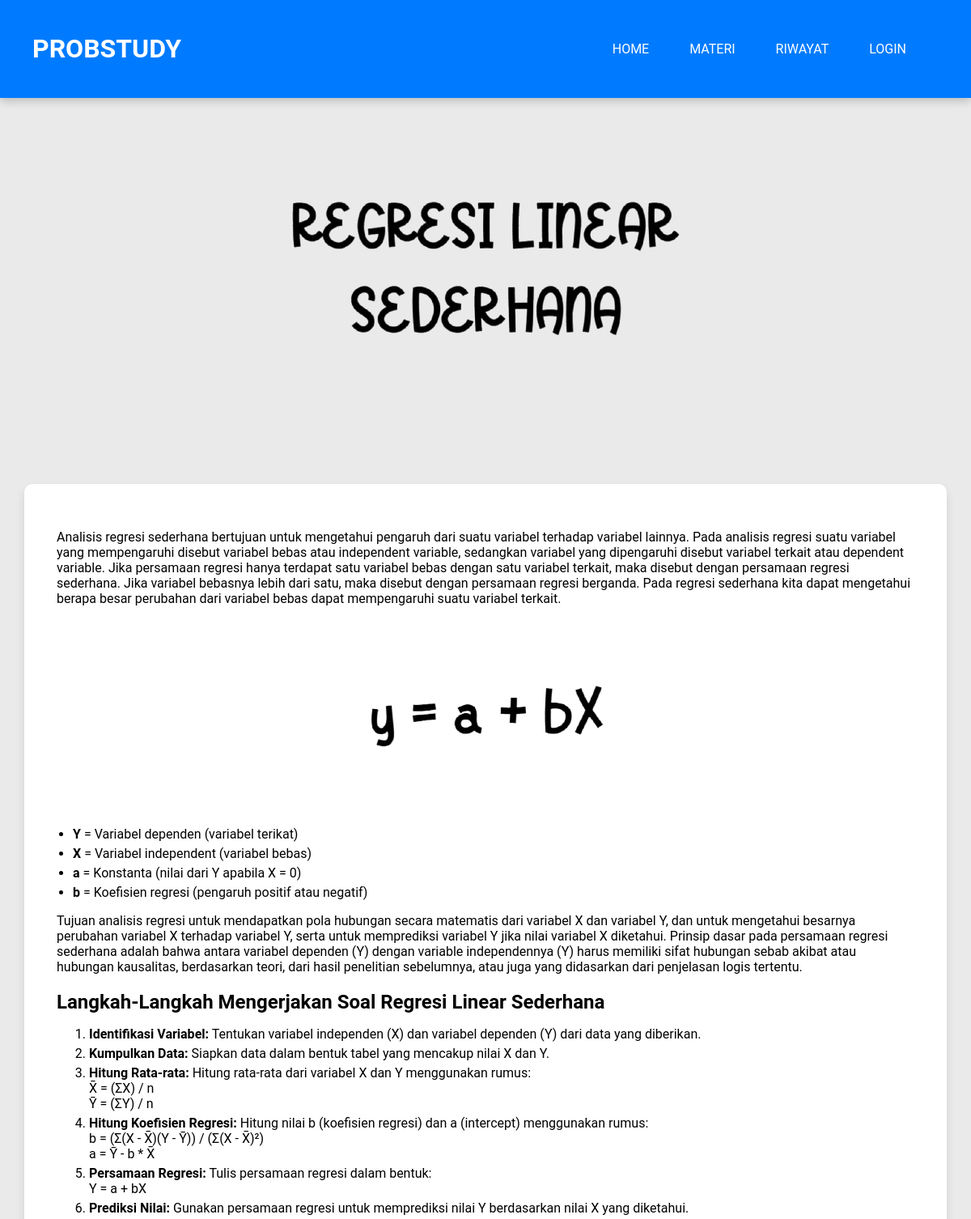
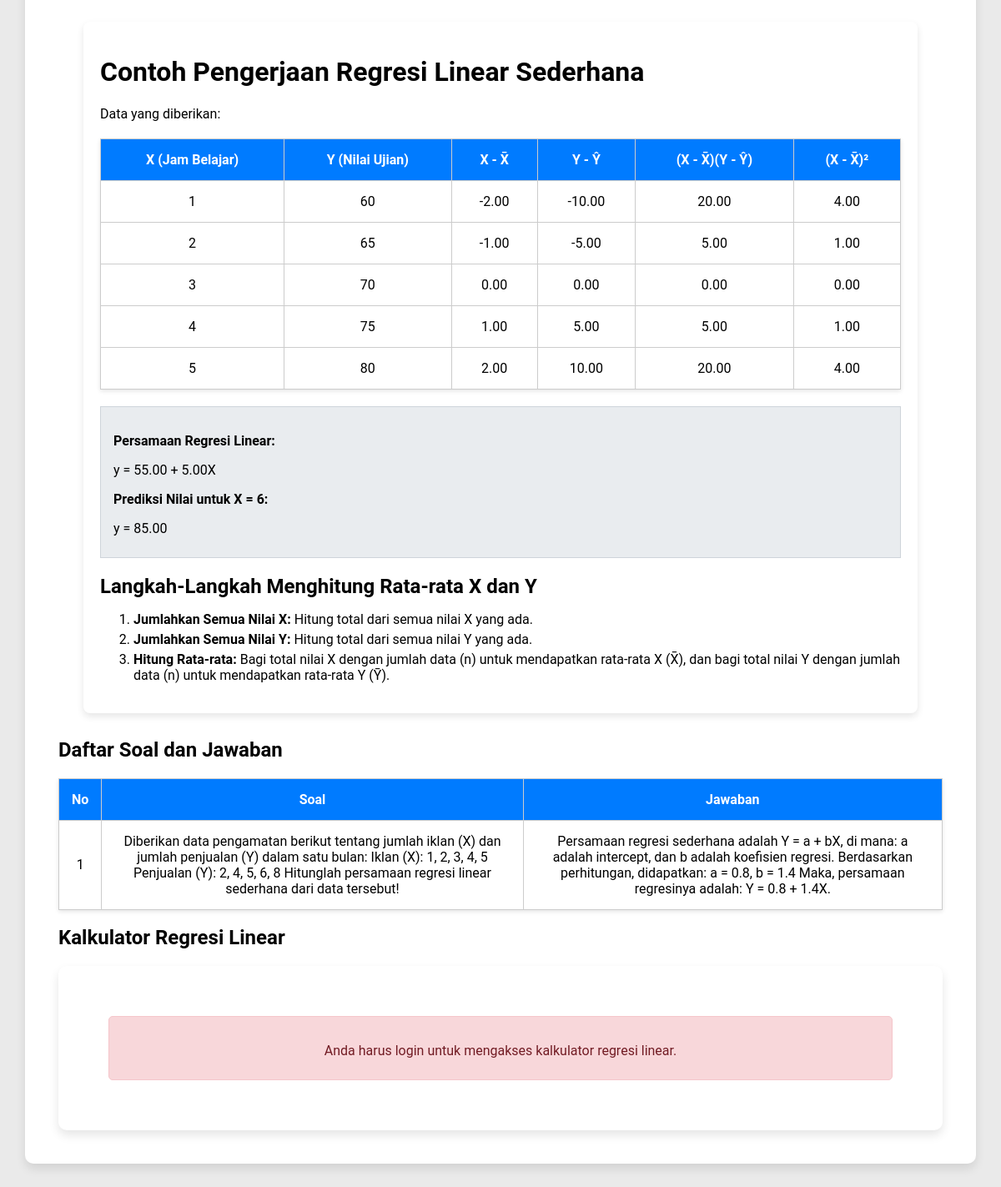
Page /regresi.php on the committed database (2 pictures, top to bottom).
### tables this page shows
CREATE TABLE `soal_regresi` (
  `id_soal` varchar(5) NOT NULL,
  `soal` longtext NOT NULL,
  `jawaban` longtext NOT NULL
);

### regresi.php (the view, shortened to what this page needs)
<?php
include ("connect.php");
?>
<!DOCTYPE html>
<html lang="id">
<head>
</head>
<body>
<div class="header">
    <h1>PROBSTUDY</h1>
    <nav>
        <a href="home1.php">HOME</a>
        <div class="dropdown">
            <a class="dropbtn">MATERI</a>
        </div>
        <a href="riwayat.php">RIWAYAT</a>
        <?php if (isset($_SESSION['username'])): ?>
            <a href="logout.php">LOGOUT</a>
        <?php else: ?>
            <a href="login.php">LOGIN</a>
        <?php endif; ?>
    </nav>
</div>
<div class="photo_materi">
    <img src="assets/regresi.png" alt="Regresi Linear Sederhana">
</div>
<div class="materi">
    <p>Analisis regresi sederhana bertujuan untuk mengetahui pengaruh dari suatu variabel terhadap variabel lainnya.
    Pada analisis regresi suatu variabel yang mempengaruhi disebut variabel bebas atau independent variable, sedangkan variabel yang dipengaruhi disebut variabel terkait atau dependent variable.
    Jika persamaan regresi hanya terdapat satu variabel bebas dengan satu variabel terkait, maka disebut dengan persamaan regresi sederhana.
    Jika variabel bebasnya lebih dari satu, maka disebut dengan persamaan regresi berganda.
    Pada regresi sederhana kita dapat mengetahui berapa besar perubahan dari variabel bebas dapat mempengaruhi suatu variabel terkait.</p>
    <div style="text-align: center;">
        <img src="assets/rumus_regresi.png" alt="Rumus Regresi Linier Sederhana">
    </div>
    <ul>
        <li><strong>Y</strong> = Variabel dependen (variabel terikat)</li>
        <li><strong>X</strong> = Variabel independent (variabel bebas)</li>
        <li><strong>a</strong> = Konstanta (nilai dari Y apabila X = 0)</li>
        <li><strong>b</strong> = Koefisien regresi (pengaruh positif atau negatif)</li>
    </ul>
    <p> Tujuan analisis regresi untuk mendapatkan pola hubungan secara matematis dari variabel X dan variabel Y, dan untuk mengetahui besarnya perubahan variabel X terhadap variabel Y, serta untuk memprediksi variabel Y jika nilai variabel X diketahui.
        Prinsip dasar pada persamaan regresi sederhana adalah bahwa antara variabel dependen (Y) dengan variable independennya (Y) harus memiliki sifat hubungan sebab akibat atau hubungan kausalitas, berdasarkan teori, dari hasil penelitian sebelumnya, atau juga yang didasarkan dari penjelasan logis tertentu.
    </p>
    <h2>Langkah-Langkah Mengerjakan Soal Regresi Linear Sederhana</h2>
    <ol>
        <li><strong>Identifikasi Variabel:</strong> Tentukan variabel independen (X) dan variabel dependen (Y) dari data yang diberikan.</li>
        <li><strong>Kumpulkan Data:</strong> Siapkan data dalam bentuk tabel yang mencakup nilai X dan Y.</li>
        <li><strong>Hitung Rata-rata:</strong> Hitung rata-rata dari variabel X dan Y menggunakan rumus:
            <br> X̄ = (ΣX) / n
            <br> Ȳ = (ΣY) / n
        </li>
        <li><strong>Hitung Koefisien Regresi:</strong> Hitung nilai b (koefisien regresi) dan a (intercept) menggunakan rumus:
            <br> b = (Σ(X - X̄)(Y - Ȳ)) / (Σ(X - X̄)²)
            <br> a = Ȳ - b * X̄
        </li>
        <li><strong>Persamaan Regresi:</strong> Tulis persamaan regresi dalam bentuk:
            <br> Y = a + bX
        </li>
        <li><strong>Prediksi Nilai:</strong> Gunakan persamaan regresi untuk memprediksi nilai Y berdasarkan nilai X yang diketahui.</li>
    </ol>
    <div id="penjelasan_metode">
        <h1>Contoh Pengerjaan Regresi Linear Sederhana</h1>
        <p>Data yang diberikan:</p>
        <table>
            <thead>
                <tr>
                    <th>X (Jam Belajar)</th>
                    <th>Y (Nilai Ujian)</th>
                    <th>X - X̄</th>
                    <th>Y - Ŷ</th>
                    <th>(X - X̄)(Y - Ŷ)</th>
                    <th>(X - X̄)²</th>
                </tr>
            </thead>
            <tbody id="data-table">
            </tbody>
        </table>
        <div class="result">
            <p><strong>Persamaan Regresi Linear:</strong></p>
            <p><span id="equation"></span></p>
            <p><strong>Prediksi Nilai untuk X = 6:</strong></p>
            <p><span id="prediction"></span></p>
        </div>
        <h2>Langkah-Langkah Menghitung Rata-rata X dan Y</h2>
        <ol>
            <li><strong>Jumlahkan Semua Nilai X:</strong> Hitung total dari semua nilai X yang ada.</li>
            <li><strong>Jumlahkan Semua Nilai Y:</strong> Hitung total dari semua nilai Y yang ada.</li>
            <li><strong>Hitung Rata-rata:</strong> Bagi total nilai X dengan jumlah data (n) untuk mendapatkan rata-rata X (X̄), dan bagi total nilai Y dengan jumlah data (n) untuk mendapatkan rata-rata Y (Ȳ).</li>
        </ol>
    </div>
    <h2>Daftar Soal dan Jawaban</h2>
    <?php
    $query = "SELECT * FROM soal_regresi";
    $result = mysqli_query($connect, $query);
    if (mysqli_num_rows($result) > 0) {
        echo "<table border='1' cellspacing='0' cellpadding='10'>";
        echo "<tr>
                <th>No</th>
                <th>Soal</th>
                <th>Jawaban</th>
              </tr>";
        $no = 1;
        while ($row = mysqli_fetch_assoc($result)) {
            echo "<tr>";
            echo "<td>" . $no++ . "</td>";
            echo "<td>" . htmlspecialchars($row['soal']) . "</td>";
            echo "<td>" . htmlspecialchars($row['jawaban']) . "</td>";
            echo "</tr>";
        }
        echo "</table>";
    } else {
        echo "<p>Tidak ada data soal yang tersedia.</p>";
    }
    ?>
    <h2>Kalkulator Regresi Linear</h2>
    <div class="kalkulator-regresi">
        <?php if (isset($_SESSION['username'])): ?>
            <label for="dataCount">Jumlah Data:</label>
            <input type="number" id="dataCount" min="2" value="2">
            <button id="generateInputs">Buat Input Data</button>
            <div id="dataInputs" class="data-inputs"></div>
            <div>
                <label for="predictedX">Nilai X yang diminta:</label>
                <input type="number" id="predictedX">
            </div>
            <button id="calculateRegression">Hitung Regresi</button>
            <div id="equationResult">
                <canvas id="regressionChart" width="700" height="400"></canvas>
                <div id="predictionResult">
                <form id="saveResultForm" method="POST" action="simpan_regresi.php">
                <input type="hidden" id="regressionEquation" name="regressionEquation">
                <input type="hidden" id="predictedValue" name="predictedValue">
                <input type="hidden" id="regressionChartImage" name="regressionChartImage">
                <button type="button" id="saveResultButton">Simpan Hasil</button>
                </form>
                 <script src="https://cdn.jsdelivr.net/npm/chart.js"></script>
                <script>
                document.getElementById('generateInputs').addEventListener('click', function() {
                    const count = document.getElementById('dataCount').value;
                    const dataInputs = document.getElementById('dataInputs');
                    dataInputs.innerHTML = '';
                    for (let i = 0; i < count; i++) {
                        dataInputs.innerHTML += `
                            <div>
                                <label for="x${i}">X${i + 1}:</label>
                                <input type="number" id="x${i}">
                                <label for="y${i}">Y${i + 1}:</label>
                                <input type="number" id="y${i}">
                            </div>
                        `;
                    }
                });
                document.getElementById('calculateRegression').addEventListener('click', function() {
                    const count = document.getElementById('dataCount').value;
                    const data = [];
                    for (let i = 0; i < count; i++) {
                        const x = parseFloat(document.getElementById(`x${i}`).value);
                        const y = parseFloat(document.getElementById(`y${i}`).value);
                        data.push({X: x, Y: y});
                    }
                    // Menghitung rata-rata X dan Y
                    const averageX = data.reduce((sum, item) => sum + item.X, 0) / data.length;
                    const averageY = data.reduce((sum, item) => sum + item.Y, 0) / data.length;
                    // Menghitung b dan a
                    let numerator = 0, denominator = 0;
                    data.forEach(item => {
                        const diffX = item.X - averageX;
                        const diffY = item.Y - averageY;
                        numerator += diffX * diffY;
                        denominator += diffX * diffX;
                    });
                    const b = numerator / denominator;
                    const a = averageY - b * averageX;
                    // Menampilkan grafik regresi di canvas
                    const canvas = document.getElementById('regressionChart');
                    const ctx = canvas.getContext('2d');
                    // Ambil nilai predictedX dari input
                    const predictedX = parseFloat(document.getElementById('predictedX').value) || 0;
                    const labels = Array.from({ length: predictedX + 1 }, (_, i) => i); // Membuat label dari 0 hingga predictedX
                    const predictedY = labels.map(x => a + b * x); // Menghitung nilai Y untuk setiap X
                    const chart = new Chart(ctx, {
                        type: 'line',
                        data: {
                            labels: labels,
                            datasets: [
                                {
                                    label: 'Data Asli',
                                    data: data.map(item => item.Y),
                                    borderColor: 'blue',
                                    borderWidth: 5,
                                    fill: false,
                                },
                                {
                                    label: 'Regresi Linear',
                                    data: predictedY,
                                    borderColor: 'red',
                                    borderWidth: 5,
                                    fill: false,
                                }
                            ]
                        },
                        options: {
                            responsive: true,
                            maintainAspectRatio: false,
                            scales: {
                                y: {
                                    beginAtZero: true
                                }
                            }
                        }
                    });
                    // Set the size of the chart
                    const chartContainer = document.getElementById('regressionChart').parentNode;
                    chartContainer.style.width = '80%'; // Set desired width
                    chartContainer.style.height = '400px'; // Set desired height
                    // Ensure the chart is fully rendered before capturing
                    chart.update(); // Ensure the chart is updated
                    // Use a timeout to ensure the chart is rendered before capturing
                    setTimeout(() => {
                        // Capture the chart as an image
                        const imageData = chart.toBase64Image('image/jpeg'); // Specify JPEG format
                        console.log(imageData); // Log the image data for debugging
                        // Store image data in a hidden input
                        document.getElementById('regressionChartImage').value = imageData;
                        // Kumpulkan nilai X dan Y untuk disimpan
                        const xValues = data.map(item => item.X).join(',');
                        const yValues = data.map(item => item.Y).join(',');
                        // Tambahkan nilai ke input tersembunyi
                        const saveResultForm = document.getElementById('saveResultForm');
                        // Create hidden input for x_values
                        const xInput = document.createElement('input');
                        xInput.type = 'hidden';
                        xInput.name = 'x_values';
                        xInput.value = xValues;
                        saveResultForm.appendChild(xInput);
                        // Create hidden input for y_values
                        const yInput = document.createElement('input');
                        yInput.type = 'hidden';
                        yInput.name = 'y_values';
                        yInput.value = yValues;
                        saveResultForm.appendChild(yInput);
                        // Do not submit the form here
                    }, 100); // Adjust the timeout as necessary
                });
                // Add event listener for the "Simpan Hasil" button
                document.getElementById('saveResultButton').addEventListener('click', function() {
                    // Submit the form when the "Simpan Hasil" button is clicked
                    document.getElementById('saveResultForm').submit();
                });
            </script>
        <?php else: ?>
            <div class="login-message" style="text-align: center; margin: 20px; padding: 15px; background-color: #f8d7da; color: #721c24; border: 1px solid #f5c6cb; border-radius: 5px;">
    <p>Anda harus login untuk mengakses kalkulator regresi linear.</p>
</div>
        <?php endif; ?>
    </div>
</div>
</body>
</html>

### regresi.php (style rules this page uses)
body { font-family: 'Roboto', sans-serif; margin: 0; padding: 0; background-color: #eaeaea; }
.header { display: flex; justify-content: space-between; background-color: #007bff; color: white; padding: 20px 40px; box-shadow: 0 4px 10px rgba(0, 0, 0, 0.2); }
.header nav { display: flex; gap: 10px; justify-content: space-around; padding: 10px 20px; align-items: center; }
.header a { color: white; text-decoration: none; padding: 12px 20px; border-radius: 5px; transition: background-color 0.3s, transform 0.2s; }
.dropdown { position: relative; display: inline-block; }
.photo_materi { display: flex; justify-content: center; }
.materi { padding: 40px; background-color: #ffffff; border-radius: 10px; margin: 30px; box-shadow: 0 6px 12px rgba(0, 0, 0, 0.1); }
.materi h2 { font-size: 24px; margin-bottom: 10px; }
.materi p { font-size: 16px; margin-bottom: 10px; }
.materi ul { list-style-type: disc; padding-left: 20px; margin-bottom: 10px; }
.materi li { font-size: 16px; margin-bottom: 5px; }
#penjelasan_metode { background-color: #fff; border-radius: 8px; padding: 20px; margin: 30px; box-shadow: 0 4px 8px rgba(0, 0, 0, 0.1); }
table { width: 100%; margin-top: 20px; border-collapse: collapse; box-shadow: 0 2px 5px rgba(0, 0, 0, 0.1); }
table, th, td { border: 1px solid #ccc; }
th, td { padding: 15px; text-align: center; }
th { background-color: #007bff; color: white; }
.result { margin-top: 20px; padding: 15px; background-color: #e9ecef; border: 1px solid #ced4da; }
.kalkulator-regresi { margin-top: 20px; padding: 40px; background-color: #ffffff; border-radius: 10px; box-shadow: 0 6px 12px rgba(0, 0, 0, 0.1); }

### rows in the picture
soal_regresi: soal "Diberikan data pengamatan berikut tentang jumlah iklan (X) dan jumlah penjualan (Y) dalam satu bulan: Iklan (X): 1, 2, 3, 4, 5 Penjualan (Y): 2, 4, 5, 6, 8 Hitunglah persamaan regresi linear sederhana dari data tersebut!", jawaban "Persamaan regresi sederhana adalah Y = a + bX, di mana: a adalah intercept, dan b adalah koefisien regresi. Berdasarkan perhitungan, didapatkan: a = 0.8, b = 1.4 Maka, persamaan regresinya adalah: Y = 0.8 + 1.4X."
